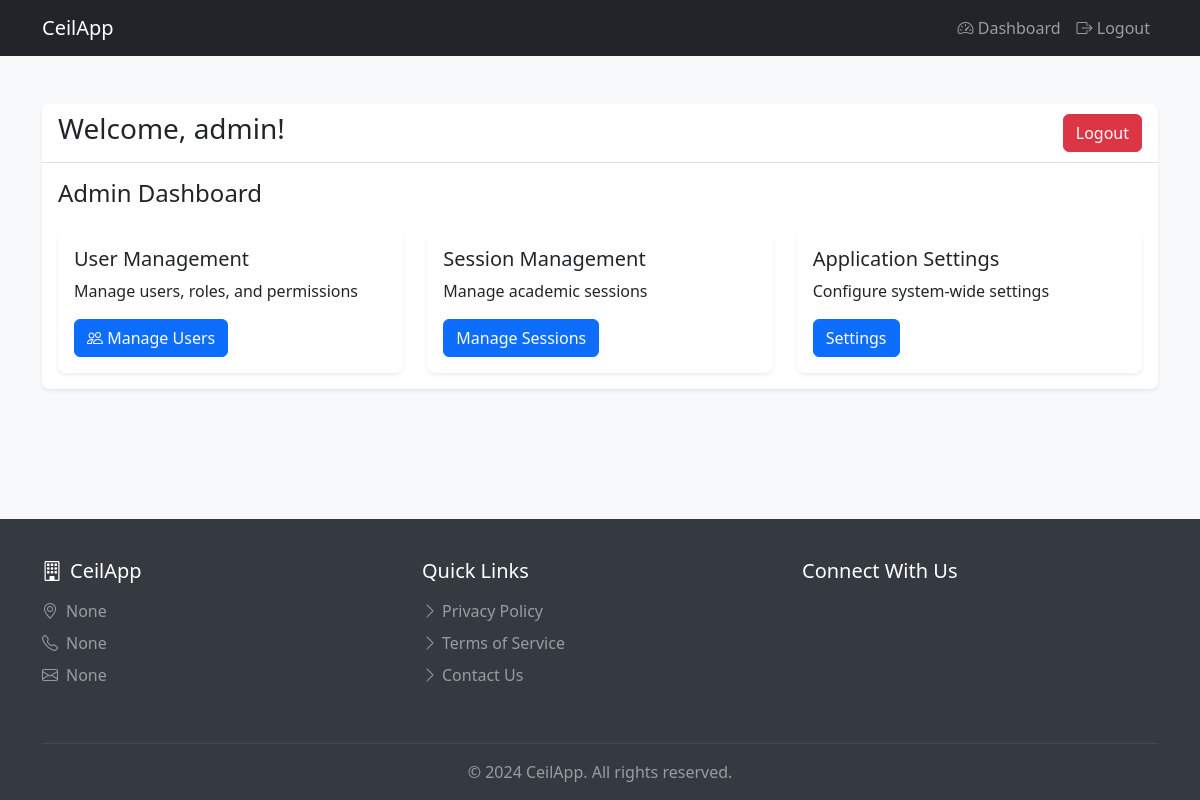
The page /dashboard (signed in) on the database its author committed.
### models.py (models this page shows, shortened)
class User(UserMixin, db.Model):
    id = db.Column(db.Integer, primary_key=True)
    username = db.Column(db.String(80), unique=True, nullable=False)
    email = db.Column(db.String(120), unique=True, nullable=False)
    password_hash = db.Column(db.String(128))
    role_id = db.Column(db.Integer, db.ForeignKey('role.id'), nullable=False)
    is_active = db.Column(db.Boolean, default=True)
    created_at = db.Column(db.DateTime, default=datetime.utcnow)
    updated_at = db.Column(db.DateTime, default=datetime.utcnow, onupdate=datetime.utcnow)
    def is_admin(self):
        return self.role.name == 'Admin'

class ApplicationSettings(db.Model):
    id = db.Column(db.Integer, primary_key=True)
    organization_name = db.Column(db.String(100), nullable=False)
    organization_name_ar = db.Column(db.String(100), nullable=False)
    logo_path = db.Column(db.String(255))
    address = db.Column(db.Text)
    address_ar = db.Column(db.Text)
    telephone = db.Column(db.String(20))
    email = db.Column(db.String(120))
    website = db.Column(db.String(255))
    facebook = db.Column(db.String(255))
    linkedin = db.Column(db.String(255))
    youtube = db.Column(db.String(255))
    twitter = db.Column(db.String(255))
    current_session_id = db.Column(db.Integer, db.ForeignKey('session.id'))
    registration_open = db.Column(db.Boolean, default=False)
    created_at = db.Column(db.DateTime, default=datetime.utcnow)
    updated_at = db.Column(db.DateTime, default=datetime.utcnow, onupdate=datetime.utcnow)
    current_session = db.relationship('Session', foreign_keys=[current_session_id])

### ceilapp.py (the view)
@app.route('/dashboard')
@login_required
def dashboard():
    return render_template('dashboard.html')

### ceilapp.py (called while the page is built)
@login_manager.user_loader
def load_user(user_id):
    return User.query.get(int(user_id))

@app.context_processor
def inject_settings():
    settings = ApplicationSettings.query.first()
    return dict(settings=settings)

### templates/dashboard.html (shortened to what this page needs)
{% extends "base.html" %}
{% block content %}
<div class="container mt-5">
    <div class="row">
        <div class="col-md-12">
            <div class="card">
                <div class="card-header d-flex justify-content-between align-items-center">
                    <h3>Welcome, {{ current_user.username }}!</h3>
                    <a href="{{ url_for('logout') }}" class="btn btn-danger">Logout</a>
                </div>
                <div class="card-body">
                    {% if current_user.is_admin() %}
                        <div class="admin-section">
                            <h4>Admin Dashboard</h4>
                            <div class="row mt-4">
                                <div class="col-md-4">
                                    <div class="card">
                                        <div class="card-body">
                                            <h5 class="card-title">User Management</h5>
                                            <p class="card-text">Manage users, roles, and permissions</p>
                                            <a href="{{ url_for('users') }}" class="btn btn-primary">
                                                <i class="bi bi-people"></i> Manage Users
                                            </a>
                                        </div>
                                    </div>
                                </div>
                                <div class="col-md-4">
                                    <div class="card">
                                        <div class="card-body">
                                            <h5 class="card-title">Session Management</h5>
                                            <p class="card-text">Manage academic sessions</p>
                                            <a href="{{ url_for('sessions') }}" class="btn btn-primary">Manage Sessions</a>
                                        </div>
                                    </div>
                                </div>
                                <div class="col-md-4">
                                    <div class="card">
                                        <div class="card-body">
                                            <h5 class="card-title">Application Settings</h5>
                                            <p class="card-text">Configure system-wide settings</p>
                                            <a href="{{ url_for('settings') }}" class="btn btn-primary">Settings</a>
                                        </div>
                                    </div>
                                </div>
                            </div>
                        </div>
                    {% endif %}
                </div>
            </div>
        </div>
    </div>
</div>
{% endblock %}

### templates/base.html (shortened to what this page needs)
<!DOCTYPE html>
<html lang="en">
<head>
    <link href="https://cdn.jsdelivr.net/npm/bootstrap@5.3.0/dist/css/bootstrap.min.css" rel="stylesheet">
    <link rel="stylesheet" href="https://cdn.jsdelivr.net/npm/bootstrap-icons@1.11.3/font/bootstrap-icons.min.css">
</head>
<body>
    <nav class="navbar navbar-expand-lg navbar-dark bg-dark">
        <div class="container">
            <a class="navbar-brand" href="/">CeilApp</a>
            <div class="collapse navbar-collapse" id="navbarNav">
                <ul class="navbar-nav ms-auto">
                    {% if current_user.is_authenticated %}
                        <li class="nav-item">
                            <a class="nav-link" href="{{ url_for('dashboard') }}">
                                <i class="bi bi-speedometer2"></i> Dashboard
                            </a>
                        </li>
                        <li class="nav-item">
                            <a class="nav-link" href="{{ url_for('logout') }}">
                                <i class="bi bi-box-arrow-right"></i> Logout
                            </a>
                        </li>
                    {% else %}
                        <li class="nav-item">
                            <a class="nav-link" href="{{ url_for('login') }}">
                                <i class="bi bi-box-arrow-in-right"></i> Login
                            </a>
                        </li>
                    {% endif %}
                </ul>
            </div>
        </div>
    </nav>
    <div class="content">
        {% block content %}{% endblock %}
    </div>
    <footer>
        <div class="container">
            <div class="row py-4">
                <div class="col-md-4 mb-3 mb-md-0">
                    <h5 class="text-white mb-3">
                        <i class="bi bi-building me-2"></i>{{ settings.organization_name }}
                    </h5>
                    <p class="text-white-50 mb-2">
                        <i class="bi bi-geo-alt me-2"></i>{{ settings.address }}
                    </p>
                    <p class="text-white-50 mb-2">
                        <i class="bi bi-telephone me-2"></i>{{ settings.telephone }}
                    </p>
                    <p class="text-white-50 mb-0">
                        <i class="bi bi-envelope me-2"></i>{{ settings.email }}
                    </p>
                </div>
                <div class="col-md-4 mb-3 mb-md-0">
                    <h5 class="text-white mb-3">Quick Links</h5>
                    <ul class="list-unstyled">
                        <li class="mb-2">
                            <a href="#" class="text-white-50 text-decoration-none">
                                <i class="bi bi-chevron-right me-1"></i>Privacy Policy
                            </a>
                        </li>
                        <li class="mb-2">
                            <a href="#" class="text-white-50 text-decoration-none">
                                <i class="bi bi-chevron-right me-1"></i>Terms of Service
                            </a>
                        </li>
                        <li class="mb-2">
                            <a href="#" class="text-white-50 text-decoration-none">
                                <i class="bi bi-chevron-right me-1"></i>Contact Us
                            </a>
                        </li>
                    </ul>
                </div>
                <div class="col-md-4">
                    <h5 class="text-white mb-3">Connect With Us</h5>
                </div>
            </div>
            <hr class="border-secondary">
            <div class="text-center text-white-50">
                <p class="mb-0">&copy; 2024 {{ settings.organization_name }}. All rights reserved.</p>
            </div>
        </div>
    </footer>
</body>
</html>

### templates/base.html (style rules this page uses)
body { min-height: 100vh; display: flex; flex-direction: column; background-color: #f8f9fa; }
.content { flex: 1; }
footer { background-color: #343a40; color: white; padding: 1rem 0; margin-top: auto; }
.card { box-shadow: 0 0.125rem 0.25rem rgba(0, 0, 0, 0.075); border: none; border-radius: 0.5rem; }
.card-header { background-color: #fff; border-bottom: 1px solid rgba(0, 0, 0, 0.125); border-radius: 0.5rem 0.5rem 0 0 !important; }
.btn-primary { background-color: #0d6efd; border-color: #0d6efd; border-radius: 0.375rem; }

### rows shown on the page
User: username "admin"
ApplicationSettings: organization_name "CeilApp", address "None", telephone "None", email "None"
